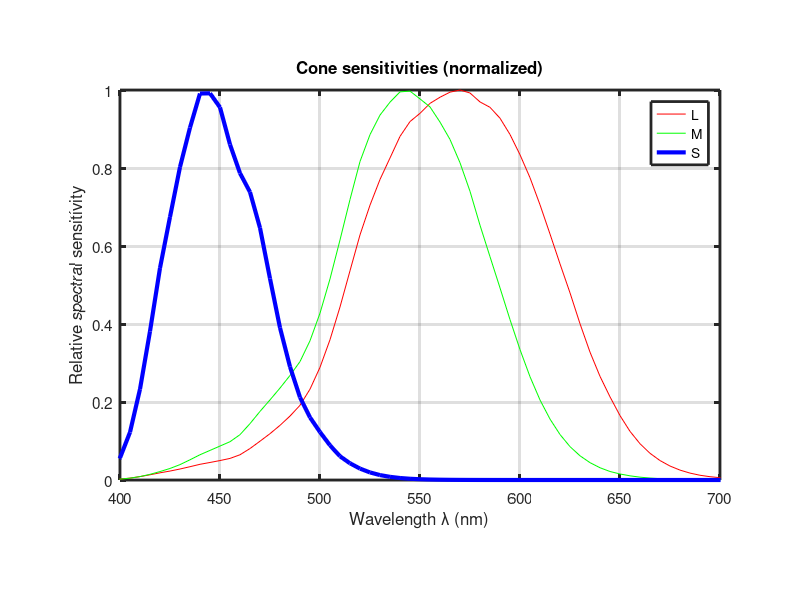
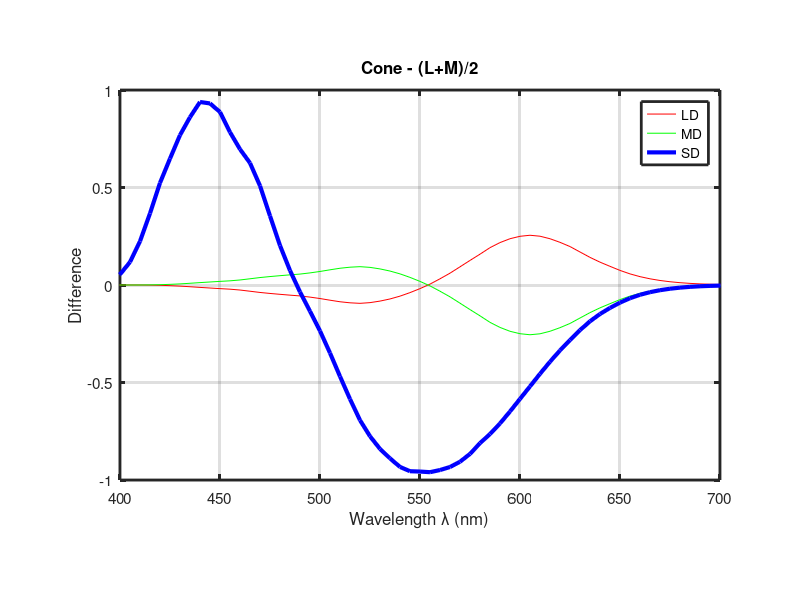

The MATLAB source for these figures, in order:
% Load LMS values and plot them.
%
% $Id: lms.m,v 1.2 2003/06/06 08:43:54 tobi Exp $

load lms_values.dat
lambda = lms_values (:,1);
L = lms_values (:,2);
M = lms_values (:,3);
S = lms_values (:,4);

%set up figures for good image in help system
% set figure printing to wysiwig
set(0,'defaultfigureposition',[200,200,320,240],'defaultfigurePaperPositionMode','auto'); 
% set nice axes properties
set(0,'defaultAxesPosition',[.15,.2,.75,.65],'defaultaxesxlim',[400,700],'defaultaxeslinewidth',2,...
    'defaultaxesfontsize',11,'defaultaxesfontname','helvetica');

% plot each curve
figure(1);
plot (lambda, L, 'r', lambda, M, 'g', lambda, S, 'b','linewidth',3)
title 'Cone sensitivities (normalized)'
xlabel 'Wavelength \lambda (nm)'
ylabel 'Relative spectral sensitivity'
grid on
legend ('L', 'M', 'S')
print(gcf,'-djpeg100','..\Images\lms'); 

% plot the difference between each curve and the average of all 3
AVG=(L+M)/2;
LD=L-AVG;
MD=M-AVG;
SD=S-AVG;

figure(2);
plot (lambda, LD, 'r', lambda, MD, 'g', lambda, SD, 'b','linewidth',3)
title 'Cone - (L+M)/2'
xlabel 'Wavelength \lambda (nm)'
ylabel 'Difference'
grid on
legend ('LD', 'MD', 'SD')
print(gcf,'-djpeg100','..\Images\lms-diff'); 

% now ratios between each cone and the other 2
% LM=(L+M)/2;
% LR=L./((LM));
% MR=M./((LM));
% SR=S./((LM));
% 
% figure(3);
% plot (lambda, LR, 'r', lambda, MR, 'g', lambda, SR, 'b','linewidth',3)
% title 'Cone/(L+M+S)'
% xlabel 'Wavelength \lambda (nm)'
% ylabel 'Ratio'
% grid on
% legend ('LR', 'MR', 'SR')
% print(gcf,'-djpeg100','lms-diff'); 

% $Log: lms.m,v $
% Revision 1.2  2003/06/06 08:43:54  tobi
% modified to plot figures for help system with correct size, font, etc.
% these figures now written directly to images directory in help folder.
%